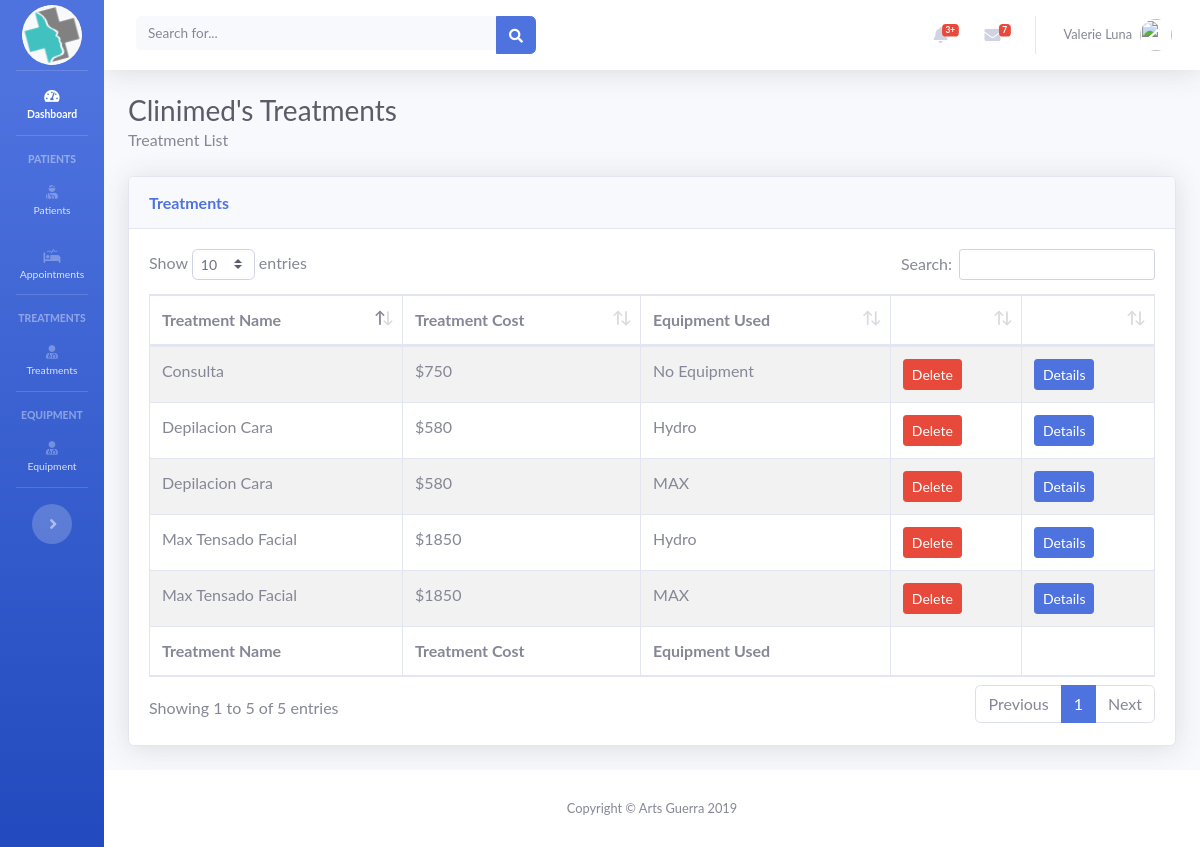
Page /LoginSystem/treatmentlist.php (signed in) on the committed database.
### tables this page shows
CREATE TABLE `treatments` (
  `treatmentId` int(11) NOT NULL AUTO_INCREMENT,
  `companyId` int(11) NOT NULL,
  `treatmentName` varchar(255) NOT NULL DEFAULT '',
  `treatmentCost` int(10) NOT NULL DEFAULT '0',
  `equipmentId` int(11) DEFAULT NULL,
  PRIMARY KEY (`treatmentId`,`companyId`),
  KEY `fk_equipmentId` (`equipmentId`),
  CONSTRAINT `fk_equipmentId` FOREIGN KEY (`equipmentId`) REFERENCES `equipment` (`equipmentId`) ON DELETE CASCADE
);

CREATE TABLE `equipment` (
  `equipmentId` int(11) NOT NULL AUTO_INCREMENT,
  `companyId` int(11) NOT NULL,
  `equipmentName` varchar(255) NOT NULL,
  `purchaseDate` date DEFAULT NULL,
  `lastuseDate` date DEFAULT NULL,
  `equipmentCost` int(10) NOT NULL DEFAULT '0',
  PRIMARY KEY (`equipmentId`,`companyId`)
);

### LoginSystem/treatmentlist.php (the view, shortened to what this page needs)
<?php
require "header.php";
?>
       <?php
       require 'includes/dbh.inc.php';
         $companyId = $_SESSION['companyId'];
         $sql = "SELECT treatments.treatmentName,treatments.treatmentCost,treatments.companyId, equipment.equipmentName FROM treatments LEFT JOIN equipment ON treatments.equipmentId = equipment.equipmentId Or treatments.equipmentId = NULL WHERE treatments.companyId = ".$companyId;
         $stmt = mysqli_stmt_init($conn);
       if(!mysqli_stmt_prepare($stmt,$sql))
           {
               header("Location: /treatmentlist.php?error=sqlerror");
               exit();
           }
       else
       {
       $result = mysqli_query($conn, $sql);
       if(isset($_SESSION['userId'])){
           echo '<div class="container-fluid">
           <h1 class="h3 mb-0 text-gray-800">'. ucwords($_SESSION['userUid'])."'s Treatments".'</h1>
           <p class="mb-4">Treatment List</p>';
           echo '<div class="card shadow mb-4">
             <div class="card-header py-3">
            <h6 class="m-0 font-weight-bold text-primary">Treatments</h6>
             </div>
             <div class="card-body">
               <div class="table-responsive">
                 <table class="table table-bordered table-striped" id="dataTable" width="100%" cellspacing="0">
                   <thead>
                     <tr>
                         <th>Treatment Name</th>
                         <th>Treatment Cost</th>
                         <th>Equipment Used</th>
                         <th></th>
                         <th></th>
                     </tr>
                   </thead>
                   <tfoot>
                     <tr>
                       <th>Treatment Name</th>
                       <th>Treatment Cost</th>
                       <th>Equipment Used</th>
                       <th></th>
                       <th></th>
                     </tr>
                   </tfoot><tbody>';
                   if(mysqli_num_rows($result) > 0)
                   {
                     while ($row = mysqli_fetch_assoc($result))
                     {
                       echo
                       "<tr>
                       <td>".$row["treatmentName"]."</td>
                       <td>$".$row["treatmentCost"]."</td><td>";
                       if($row["equipmentName"]!=NULL)
                       {
                         echo $row["equipmentName"];
                       }
                       else
                       {
                         echo "No Equipment";
                       }
                       echo "</td><td>".
                       '<form class = "client-delete" action="includes/patient-delete.inc.php" method="post">
                       <button class = "btn btn-danger btn-sm" type="submit" name="patient-delete">Delete</button>
                       <input type="hidden" name="patientid" value="'.$row["patientId"].' ">
                       </form>'
                       .
                       "</td>
                       <td>"
                       .'<form class = "client-details" action="includes/client-details.inc.php" method="post">
                       <button class = "btn btn-primary btn-sm" type="submit" name="patient-details">Details</button>
                       <input type="hidden" name="patientid" value="'.$row["patientId"].' ">
                       </form>'
                       ."</td>
                       </tr>";
                     }
                   }
                   else
                   {
                     echo "
                     <p> No results</p>";
                   }
               echo '</tbody></table>
               </div>
             </div>
           </div>
         </div>';
       }else
       {
         echo "Somethings wrong...";
       }
     }
 ?>
 <?php
 require "footer.php";
?>

### rows in the picture
treatments: treatmentName "Max Tensado Facial", treatmentCost "1850", equipment.equipmentName "Hydro", equipment.equipmentName "MAX"
treatments: treatmentName "Depilacion Cara", treatmentCost "580", equipment.equipmentName "Hydro", equipment.equipmentName "MAX"
treatments: treatmentName "Consulta", treatmentCost "750", shows "No Equipment"

### other values in the picture
$_SESSION['userUid'] "Clinimed"
